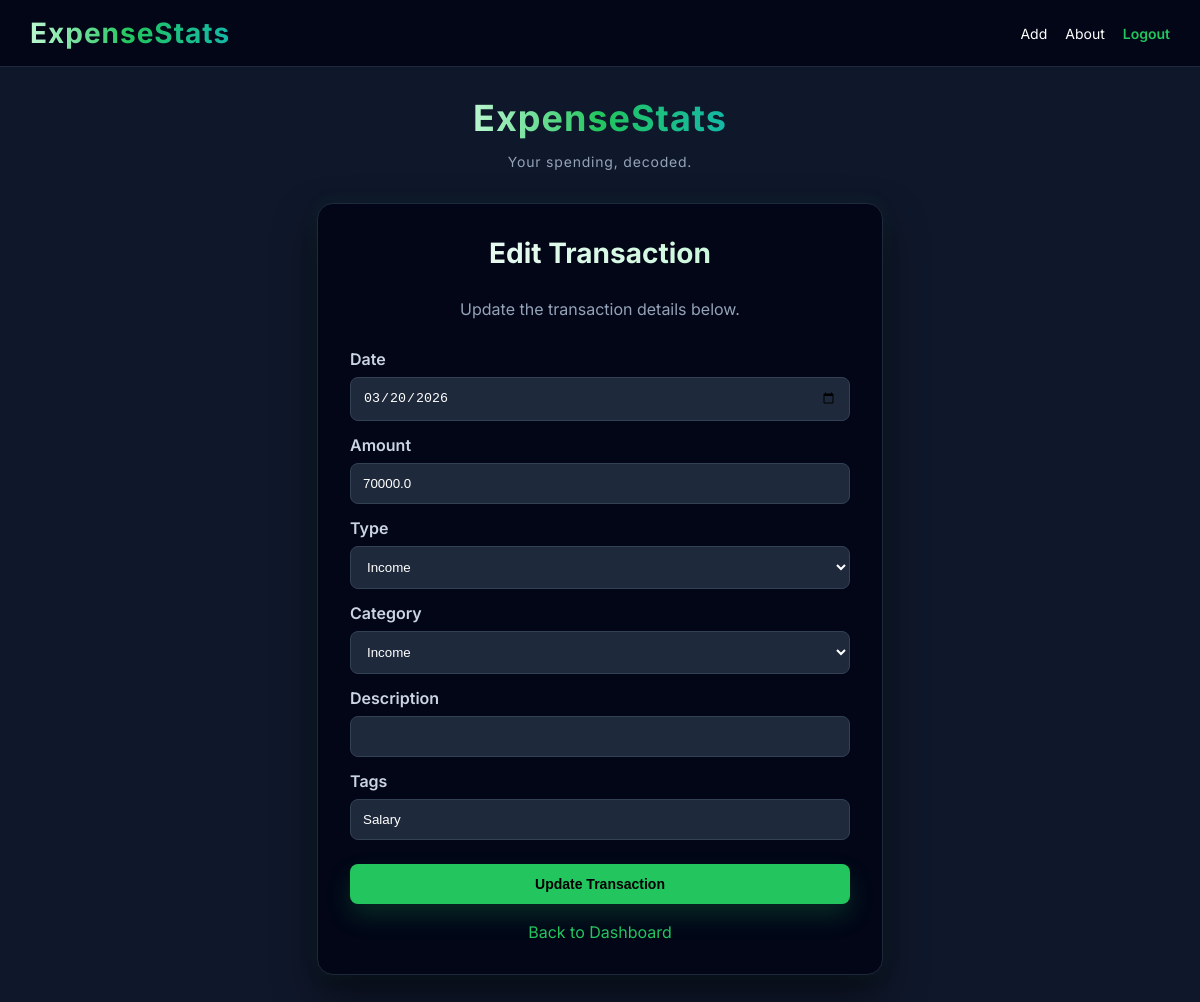
Page /edit/1 (signed in) on the earlier database version.
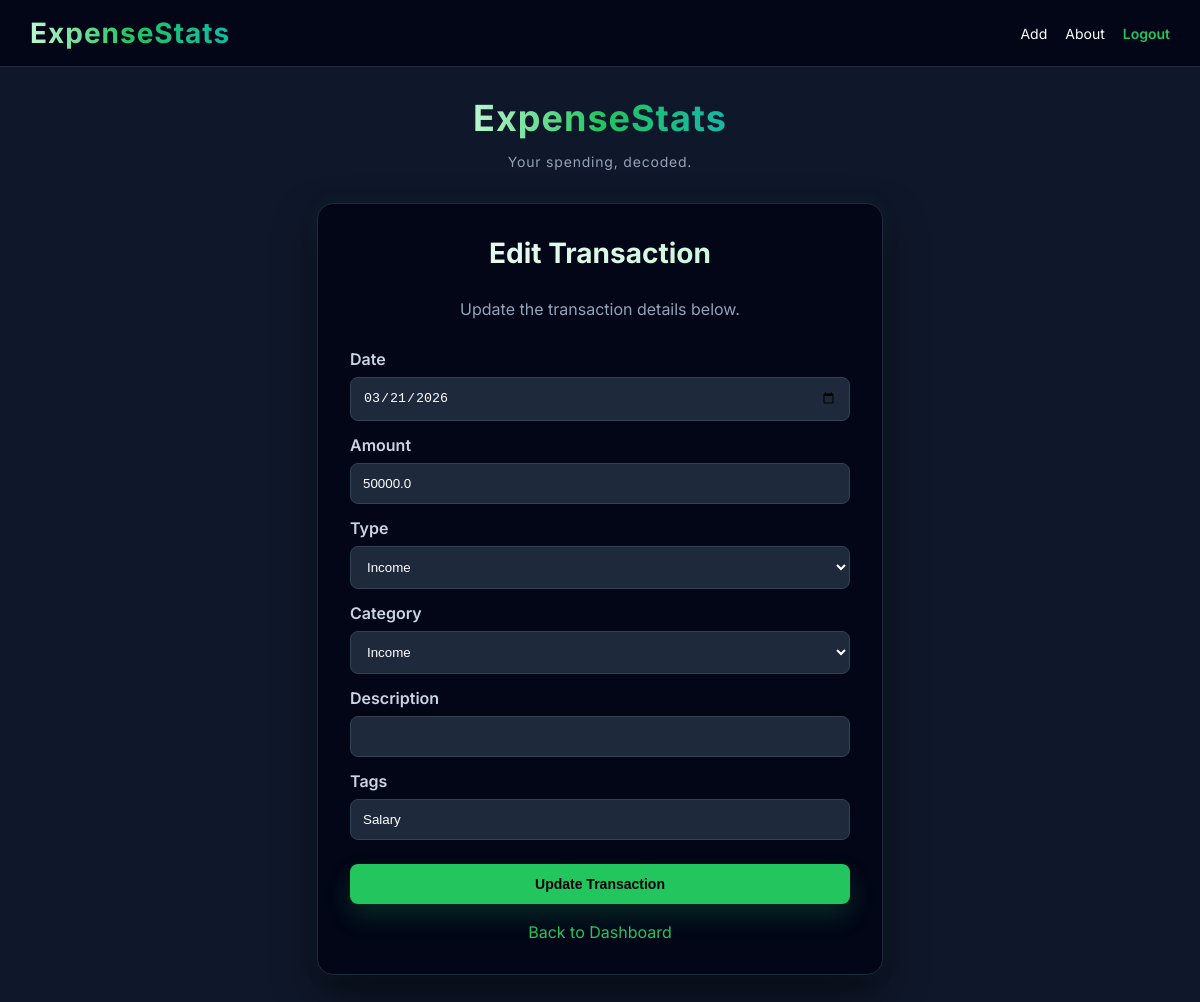
Same page on the later database version.
### app.py (models this page shows)
class Transaction(db.Model):
    id = db.Column(db.Integer, primary_key=True)
    amount = db.Column(db.Float, nullable=False)
    type = db.Column(db.String(20), nullable=False)
    category = db.Column(db.String(100))
    description = db.Column(db.String(255))
    tags = db.Column(db.String)
    user_id = db.Column(db.Integer)
    date = db.Column(db.DateTime, default=utc_now)

### app.py (the view, shortened to what this page needs)
@app.route("/edit/<int:id>", methods=["GET", "POST"])
def edit_transaction(id):
    if "user_id" not in session:
        return redirect("/login")
    try:
        transaction = Transaction.query.filter_by(id=id, user_id=session["user_id"]).first()
    except SQLAlchemyError:
        flash("Something went wrong. Please try again.", "error")
        return redirect("/")
    if not transaction:
        flash("Invalid input. Transaction not found.", "error")
        return redirect("/")
    return render_template("edit.html", transaction=transaction)

### app.py (called while the page is built, shortened)
def ensure_database_ready():
    global INITIALIZED_DATABASE_URI
    current_database_uri = app.config["SQLALCHEMY_DATABASE_URI"]
    if INITIALIZED_DATABASE_URI == current_database_uri:
        return

@app.before_request
def initialize_database():
    ensure_database_ready()

### templates/edit.html (shortened to what this page needs)
{% extends "base.html" %}
{% block content %}
<div style="max-width:500px;margin:0 auto;background:#020617;padding:32px;border-radius:16px;border:1px solid #1e293b;box-shadow:0 20px 40px rgba(0,0,0,0.5), 0 0 20px rgba(34,197,94,0.08);transition:all 0.2s ease;">
    <h2 style="margin-top:0;margin-bottom:10px;text-align:center;font-size:28px;display:inline-block;width:100%;background:linear-gradient(90deg, #f8fafc, #bbf7d0);-webkit-background-clip:text;background-clip:text;-webkit-text-fill-color:transparent;">Edit Transaction</h2>
    <p style="text-align:center;color:#94a3b8;margin-bottom:26px;line-height:1.7;">Update the transaction details below.</p>
    <form method="POST">
        <label for="date" style="display:block;margin-bottom:8px;color:#cbd5e1;font-weight:600;">Date</label>
        <input type="date" id="date" name="date" value="{{ request.form.get('date', transaction.date.strftime('%Y-%m-%d') if transaction.date else '') }}" style="width:100%;padding:12px;margin-bottom:14px;border-radius:8px;border:1px solid #334155;background:#1e293b;color:white;box-sizing:border-box;outline:none;transition:all 0.2s ease;">
        <label for="amount" style="display:block;margin-bottom:8px;color:#cbd5e1;font-weight:600;">Amount</label>
        <input type="number" id="amount" name="amount" step="0.01" min="0" value="{{ request.form.get('amount', transaction.amount) }}" required style="width:100%;padding:12px;margin-bottom:14px;border-radius:8px;border:1px solid #334155;background:#1e293b;color:white;box-sizing:border-box;outline:none;transition:all 0.2s ease;">
        <label for="type" style="display:block;margin-bottom:8px;color:#cbd5e1;font-weight:600;">Type</label>
        <select id="type" name="type" required style="width:100%;padding:12px;margin-bottom:14px;border-radius:8px;border:1px solid #334155;background:#1e293b;color:white;box-sizing:border-box;outline:none;transition:all 0.2s ease;">
            <option value="income" {% if request.form.get('type', transaction.type) == 'income' %}selected{% endif %}>Income</option>
        </select>
        <label for="category" style="display:block;margin-bottom:8px;color:#cbd5e1;font-weight:600;">Category</label>
        {% set selected_category = request.form.get('category', transaction.category or '') %}
        <select id="category" name="category" required style="width:100%;padding:12px;margin-bottom:14px;border-radius:8px;border:1px solid #334155;background:#1e293b;color:white;box-sizing:border-box;outline:none;transition:all 0.2s ease;">
            {% if selected_category and selected_category not in ['Food', 'Transport', 'Bills', 'Shopping', 'Entertainment', 'Health', 'Education', 'Other'] %}
            <option value="{{ selected_category }}" selected>{{ selected_category }}</option>
            {% endif %}
        </select>
        <label for="description" style="display:block;margin-bottom:8px;color:#cbd5e1;font-weight:600;">Description</label>
        <input type="text" id="description" name="description" value="{{ request.form.get('description', transaction.description or '') }}" style="width:100%;padding:12px;margin-bottom:14px;border-radius:8px;border:1px solid #334155;background:#1e293b;color:white;box-sizing:border-box;outline:none;transition:all 0.2s ease;">
        <label for="tags" style="display:block;margin-bottom:8px;color:#cbd5e1;font-weight:600;">Tags</label>
        <input type="text" id="tags" name="tags" value="{{ request.form.get('tags', transaction.tags or '') }}" placeholder="Enter tags (comma separated)" style="width:100%;padding:12px;margin-bottom:24px;border-radius:8px;border:1px solid #334155;background:#1e293b;color:white;box-sizing:border-box;outline:none;transition:all 0.2s ease;">
        <button type="submit" style="width:100%;background:#22c55e;color:black;padding:12px;border:none;border-radius:8px;cursor:pointer;font-size:14px;font-weight:600;transition:all 0.2s ease;box-shadow:0 12px 24px rgba(34,197,94,0.18);">Update Transaction</button>
    </form>
    <div style="text-align:center;margin-top:18px;">
        <a href="/" style="color:#22c55e;text-decoration:none;transition:all 0.2s ease;">Back to Dashboard</a>
    </div>
</div>
{% endblock %}

### templates/base.html (shortened to what this page needs)
<!DOCTYPE html>
<html lang="en">
<head>
</head>
<body style="margin:0;font-family:'Inter', sans-serif;background:#0f172a;color:white;min-height:100vh;">
    {% if session.get('user_id') %}
    <div style="display:flex;justify-content:space-between;align-items:center;padding:16px 30px;background:#020617;border-bottom:1px solid #1e293b;">
        <a href="/" style="text-decoration:none;font-size:28px;font-weight:700;letter-spacing:1px;display:inline-block;background:linear-gradient(90deg, #bbf7d0, #22c55e, #14b8a6);-webkit-background-clip:text;background-clip:text;-webkit-text-fill-color:transparent;">ExpenseStats</a>
        <div style="display:flex;align-items:center;gap:18px;flex-wrap:wrap;">
            <a href="/add" style="color:white;text-decoration:none;font-size:14px;transition:all 0.2s ease;">Add</a>
            <a href="/about" style="color:white;text-decoration:none;font-size:14px;transition:all 0.2s ease;">About</a>
            <a href="/logout" style="color:#22c55e;text-decoration:none;font-size:14px;font-weight:600;transition:all 0.2s ease;">Logout</a>
        </div>
    </div>
    {% endif %}
    <div style="max-width:1180px;margin:0 auto;padding:32px 20px 36px;box-sizing:border-box;">
        <div style="text-align:center;margin-bottom:30px;">
            <h1 style="font-size:36px;font-weight:700;letter-spacing:1px;line-height:1.1;margin:0 0 12px 0;display:inline-block;background:linear-gradient(90deg, #bbf7d0, #22c55e, #14b8a6);-webkit-background-clip:text;background-clip:text;-webkit-text-fill-color:transparent;">ExpenseStats</h1>
            <p style="color:#94a3b8;font-size:14px;letter-spacing:0.8px;line-height:1.6;margin:0;">Your spending, decoded.</p>
        </div>
        {% block content %}{% endblock %}
    </div>
</body>
</html>

Differences in the rows shown:
changed Transaction "Income": date "03/20/2026" → "03/21/2026"; amount "70000.0" → "50000.0"
